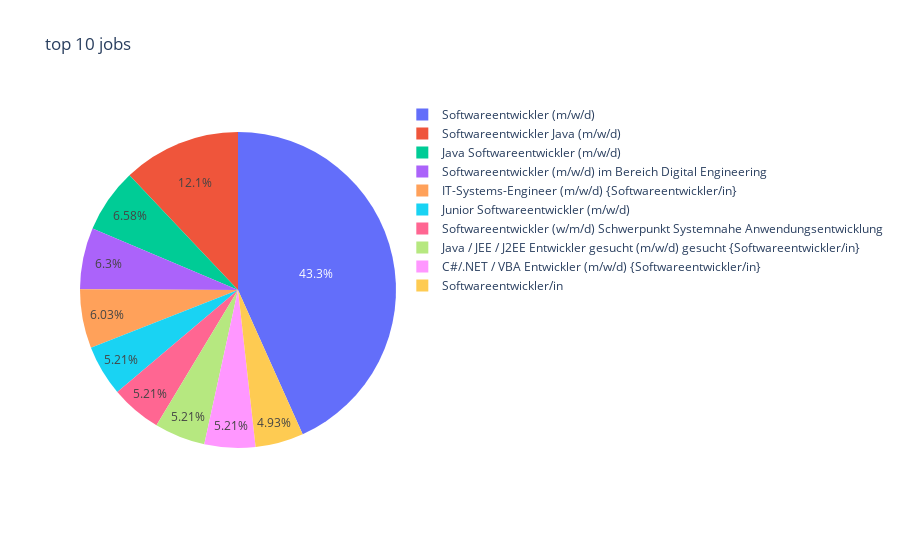

This figure's notebook cell:
### Code cell
fig = px.pie(df_toppositions, values=df_toppositions.number, names=df_toppositions.Position, title='top 10 jobs')
fig.show()

### Figure 1 — Plotly figure (JSON) as saved in the notebook; plotly's stock layout.template omitted (floating-point values rounded to 4 significant figures)
{"data": [{"domain": {"x": [0, 1], "y": [0, 1]}, "hovertemplate": "Position=%{label}<br>number=%{value}<extra></extra>", "labels": ["Softwareentwickler (m/w/d)", "Softwareentwickler Java (m/w/d)", "Java Softwareentwickler (m/w/d)", "Softwareentwickler (m/w/d) im Bereich Digital Engineering", "IT-Systems-Engineer (m/w/d) {Softwareentwickler/in}", "Junior Softwareentwickler (m/w/d)", "Softwareentwickler (w/m/d) Schwerpunkt Systemnahe Anwendungsentwicklung", "Java / JEE / J2EE Entwickler gesucht (m/w/d) gesucht {Softwareentwickler/in}", "C#/.NET / VBA Entwickler (m/w/d) {Softwareentwickler/in}", "Softwareentwickler/in"], "legendgroup": "", "name": "", "showlegend": true, "type": "pie", "values": [158, 44, 24, 23, 22, 19, 19, 19, 19, 18]}], "layout": {"legend": {"tracegroupgap": 0}, "title": {"text": "top 10 jobs"}}}
